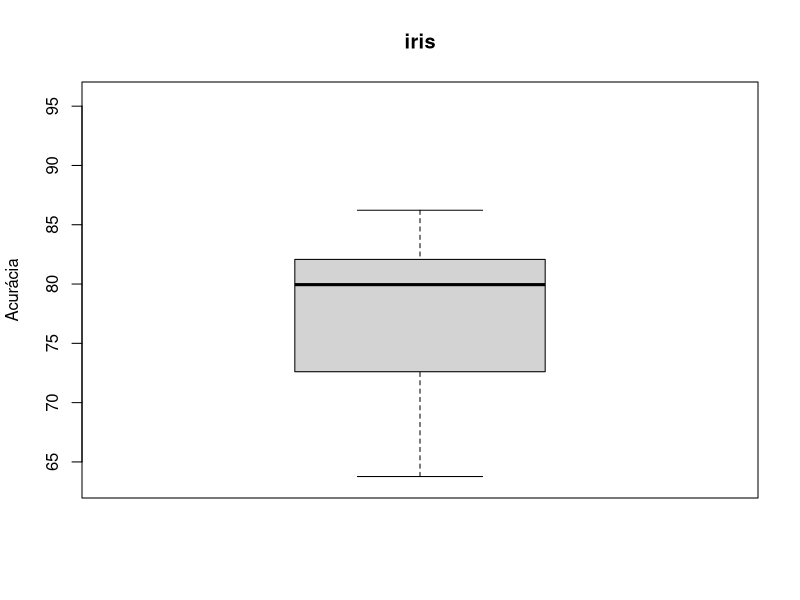
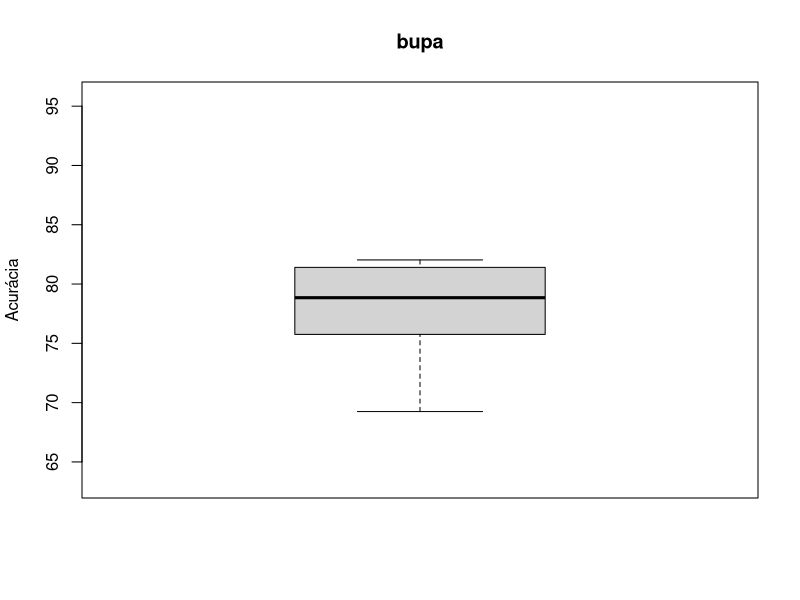
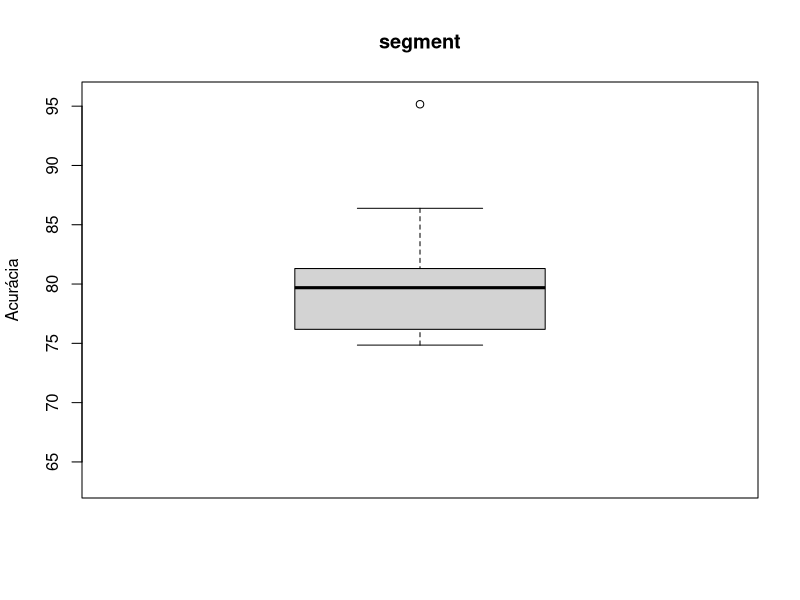
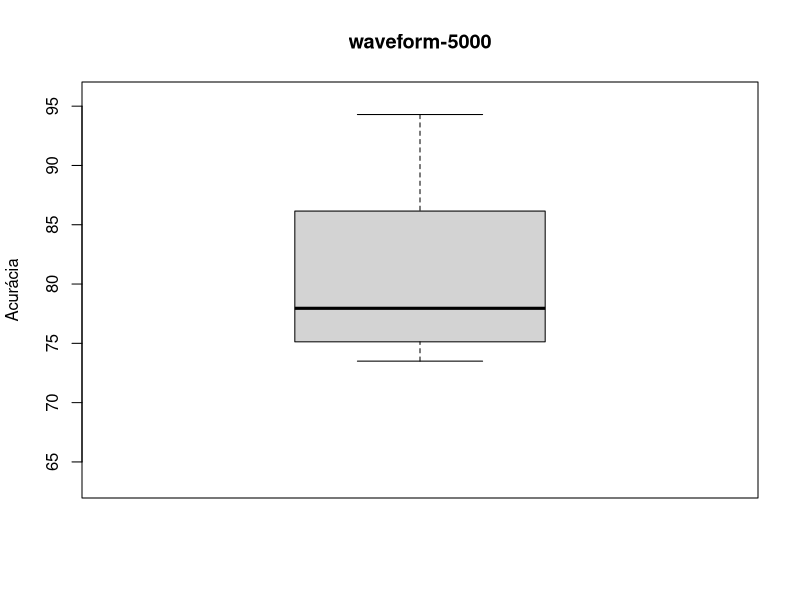
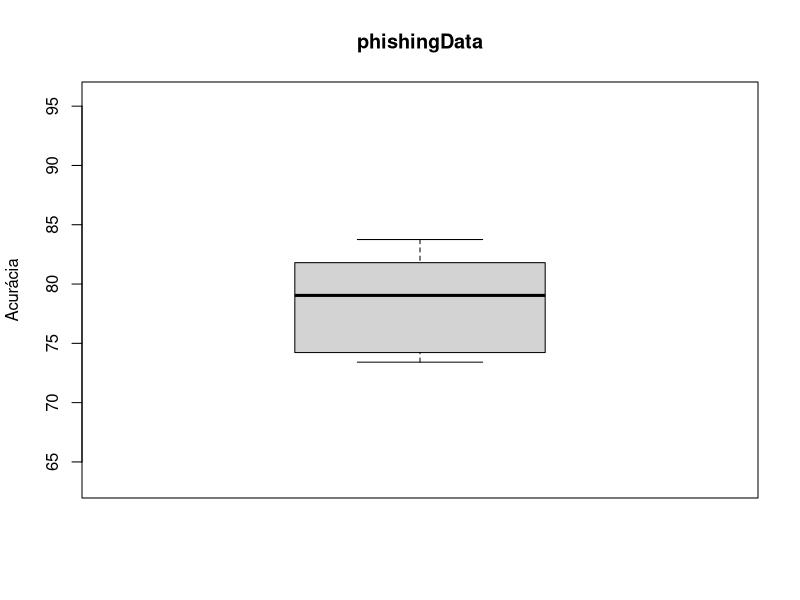
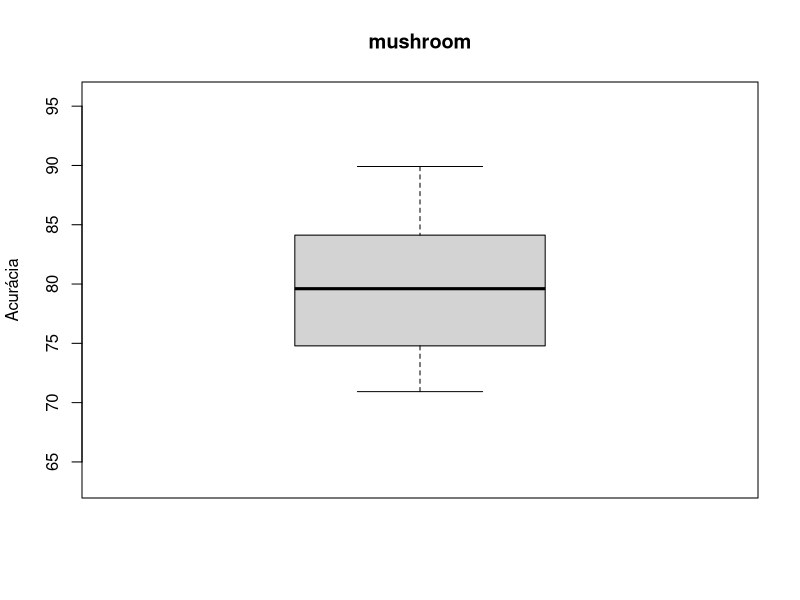
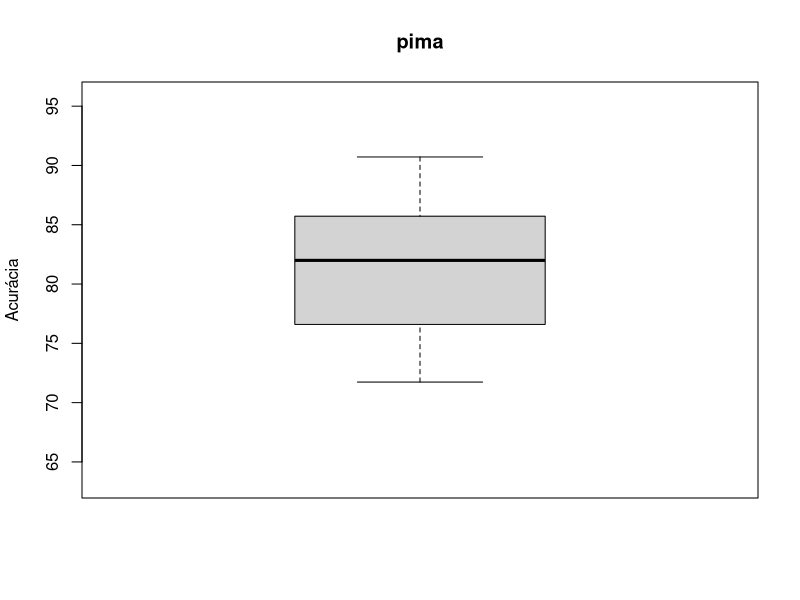
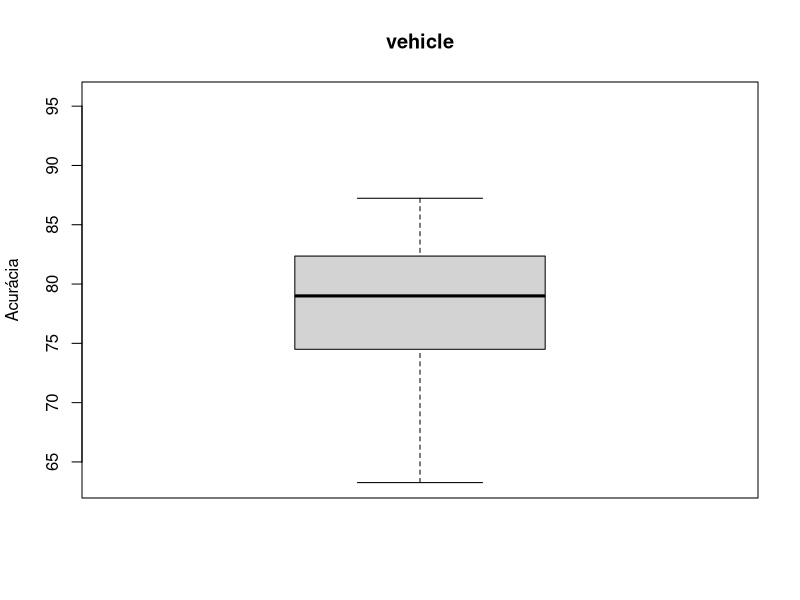

Recreate these plots in R, in order.
# Assumindo que todos os folds das acurácias de cada dataset estão no data Frame
# segue o seguinte código
# LEMBRETE: OS BOXPLOTS VÃO FICAR MAIS ARRUMADINHOS PORQUÊ É UMA DISTRIBUIÇÃO
#   GAUSSIANA COM MÉDIA 80 E DESVIO PADRÃO EM 5 PONTOS
#
# ASSUMINDO que o data frame se encontra no seguinte padrão.
#        BASE1 BASE2 BASE3 ··· BASE30 - AQUI SÃO OS PERCENTUAIS INICIALMENTE ROTULADOS
# FOLD1  84.56 65.89 56.89 ··· 89.68  - AQUI SÃO AS BASES E OS FOLDS
# FOLD2  56.98 66.98 98.48 ··· 84.84
# FOLD3  84.60 84.48 95.48 ··· 79.56
# ·        ·     ·     .   ···   ·
# ·        ·     ·     .   ···   ·
# ·        ·     ·     .   ···   ·
# FOLD10 48.78 79.80 99.98 ··· 48.88

#######################
## Código de Exemplo ##
#######################

# Gerando distribuição aleatória 
distribuicao <- rnorm(300, 80, 5)

# Nomes das bases de dados
databases <- c("iris", "bupa", "segment", "waveform-5000", "phishingData",
               "mushroom", "pima", "vehicle", "wilt",
               "kr-vs-kp", "blood-transfusion-service", "cnae-9",
               "connectionist-mines-vs-rocks", "flare",
               "indian-liver-patient", "leukemia-haslinger",
               "mammographic-mass", "mfeat-karhunen", "musk",
               "ozone-onehr", "pendigits", "planning-relax", "seeds",
               "semeion", "spectf-heart", "tic-tac-toe", "twonorm",
               "hill-valley", "balance-scale", "car")

# criando um data frame com a distribuição gerada
dados <- as.data.frame(matrix(data = distribuicao, byrow = T, nrow = 10))


# Extensão que o arquivo vai ser salvo
extensao <- "png"


for (i in 1:length(databases)) {
  # Medidas ajustáveis, estou informando os parâmetros que julgo necessários/
  # pertinentes para a geração deste gráficos
  png(filename = paste(c(databases[i], extensao), collapse = "."),
      width = 640, height = 640)
  
  # Plotando o gráfico de fato
  boxplot(dados[,i], ylab = "Acurácia", main = databases[i],
          ylim = c(min(dados), max(dados)))
  
  # Salvando o arquivo de fato no .png
  dev.off()  
}

# Plotando um boxplot de todas as distribuições
png("geral.png", width = 1024, height = 1024)

boxplot(dados, names = databases, ylab = "Acurácias", main = "Todas as bases",
        at = 1:30, xlim = c(1, 30), ylim = c(min(dados), max(dados)),
        yaxs = "i")

dev.off()
